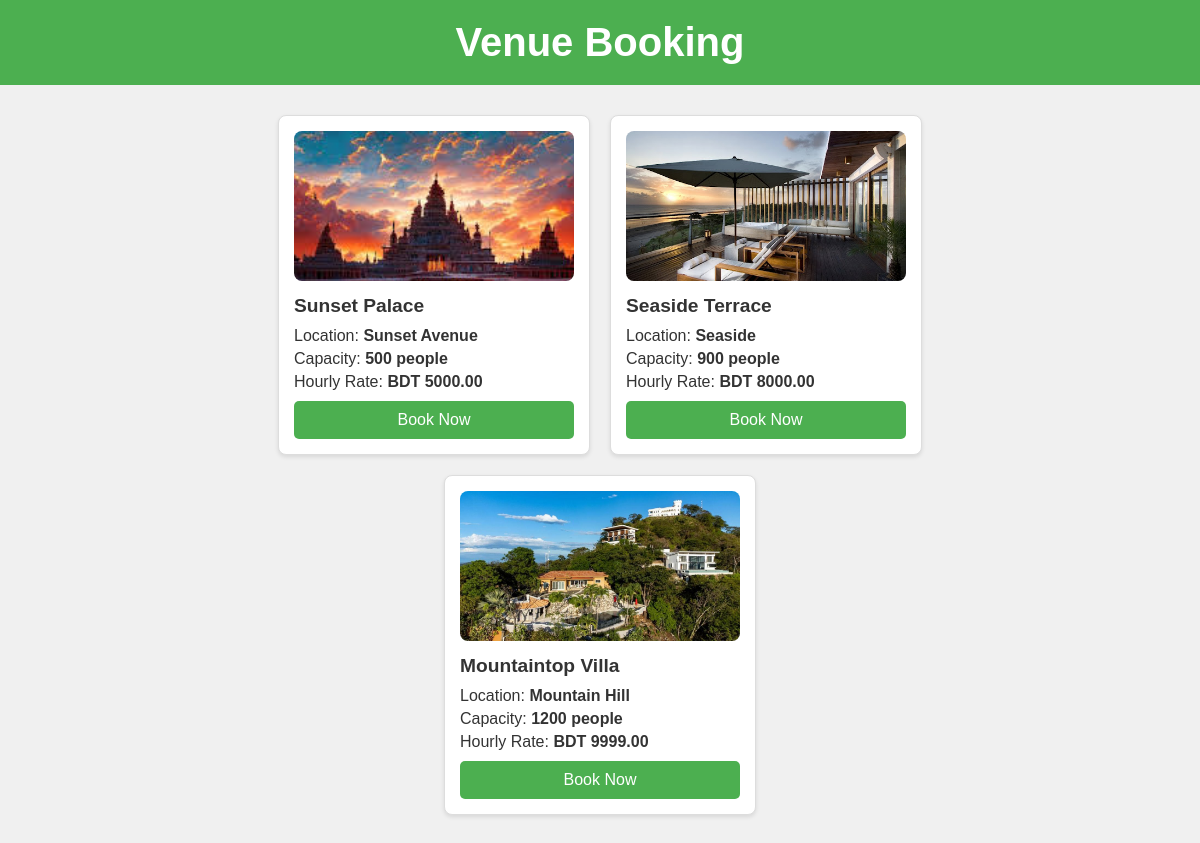
The page / on the database its author committed.
### booking/models.py (models this page shows, shortened)
class Venue(models.Model):
    venue_name = models.CharField(max_length=255)
    capacity = models.IntegerField()
    location = models.CharField(max_length=255)
    hourly_rate = models.DecimalField(decimal_places=2,max_digits=6)
    image = models.ImageField(upload_to='venue_images/', blank=True, null=True)  # New field for image

### booking/views.py (the view)
# urls.py: path("",views.index, name="index"), # home page
def index(request):
    venues = Venue.objects.all()
    return render(request,"index.html",{
        "venues":venues
    })

### booking/templates/index.html (shortened to what this page needs)
<!DOCTYPE html>
<html lang="en">
<head>
</head>
<body>
    <header>
        <h1>Venue Booking</h1>
    </header>
    <main>
        <section class="venue-list">
           {% for venue in venues %}
                <div class="venue-card">
                    <img src="{{ venue.image.url }}" >
                    <div class="venue-details">
                        <h2>{{ venue.venue_name }}</h2>
                        <p>Location: <b>{{ venue.location }}</b></p>
                        <p>Capacity: <b>{{ venue.capacity }} people</b></p>
                        <p>Hourly Rate: <b>BDT {{ venue.hourly_rate }}</b></p>
                        <a href="{% url 'book_venue' venue.id %}" class="book-now">Book Now</a>
                    </div>
                </div>
            {% endfor %}
        </section>
    </main>
</body>
</html>

### booking/templates/index.html (style rules this page uses)
body { font-family: Arial, sans-serif; background-color: #f0f0f0; color: #333; margin: 0; padding: 0; }
header { background-color: #4CAF50; color: white; text-align: center; padding: 20px; }
h1 { margin: 0; font-size: 2.5rem; }
main { max-width: 900px; margin: 20px auto; padding: 10px; }
.venue-list { display: flex; flex-wrap: wrap; gap: 20px; justify-content: center; }
.venue-card { background-color: white; border: 1px solid #ddd; border-radius: 8px; width: 280px; padding: 15px; box-shadow: 0 2px 4px rgba(0, 0, 0, 0.1); }
.venue-card img { width: 100%; height: 150px; object-fit: cover; border-radius: 8px; }
.venue-details h2 { font-size: 1.2rem; margin: 10px 0; }
.venue-details p { margin: 5px 0; }
.book-now { display: block; text-align: center; margin-top: 10px; padding: 10px 0; background-color: #4CAF50; color: white; text-decoration: none; border-radius: 5px; }

### rows shown on the page
Venue: image (picture), venue_name "Sunset Palace", location "Sunset Avenue", capacity "500", hourly_rate "5000.00"
Venue: image (picture), venue_name "Seaside Terrace", location "Seaside", capacity "900", hourly_rate "8000.00"
Venue: image (picture), venue_name "Mountaintop Villa", location "Mountain Hill", capacity "1200", hourly_rate "9999.00"
